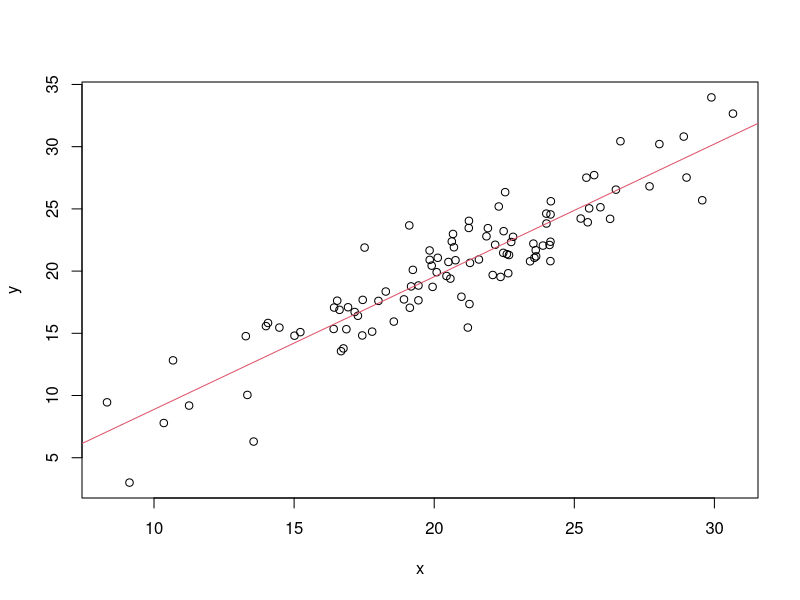

Write R code to recreate this figure.
## OLS example
x = rnorm(100, mean = 20, sd = 5)
y = x + rnorm(100, mean = 0, sd = 2)

fit = lm(y ~ x)

summary(fit)

plot(x,y)
abline(fit, col=2)